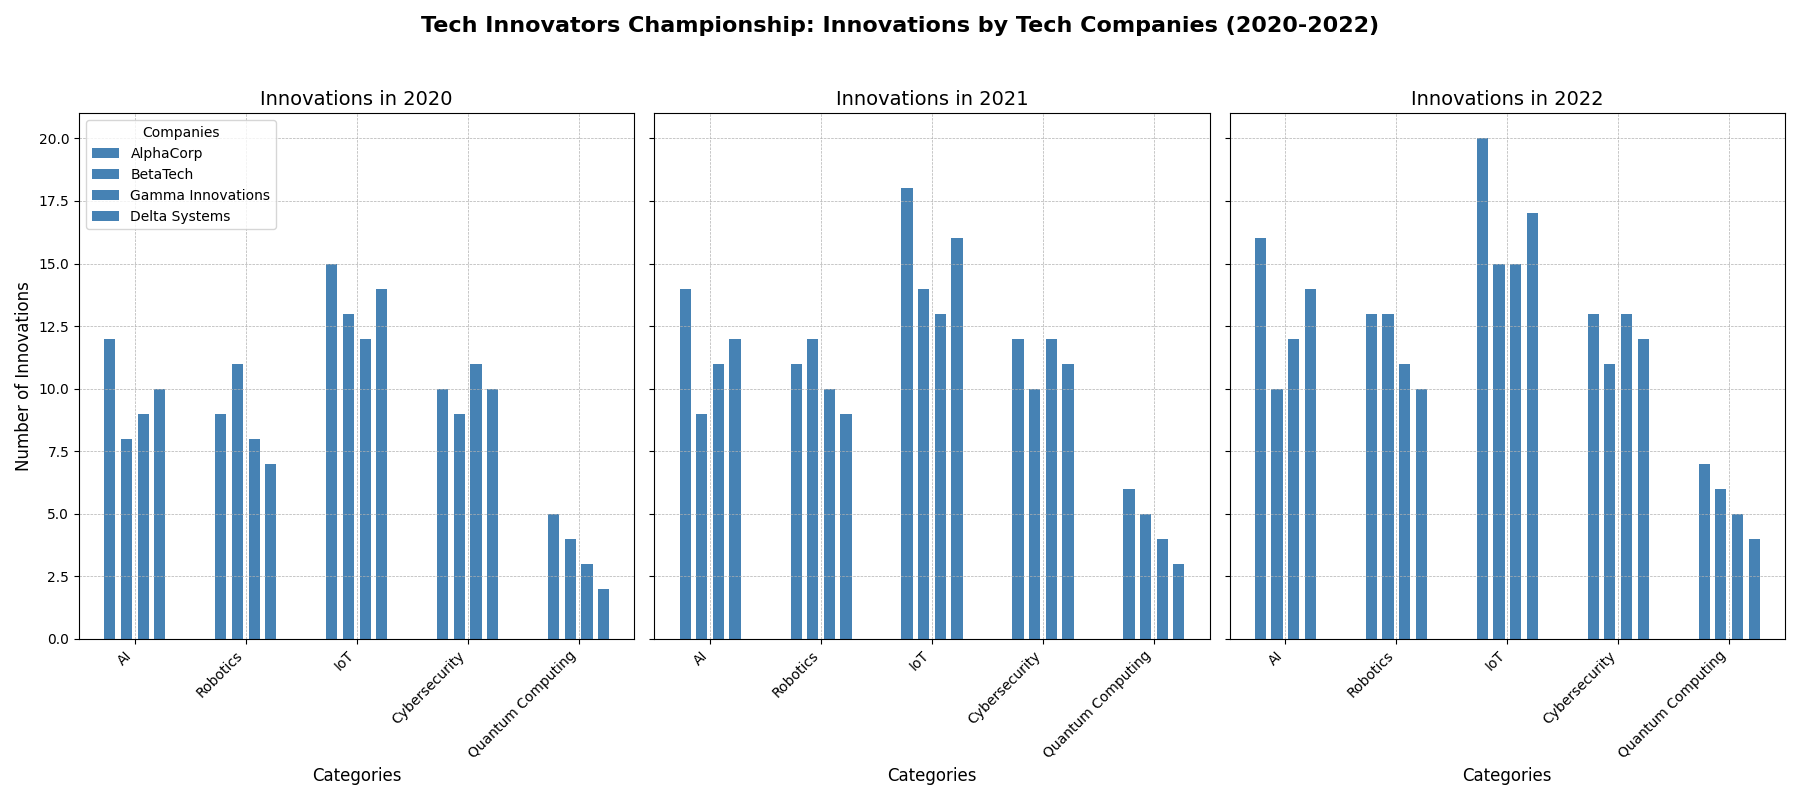

This figure's Python source:
import matplotlib.pyplot as plt
import numpy as np

# Define the data for the chart
companies = ['AlphaCorp', 'BetaTech', 'Gamma Innovations', 'Delta Systems']
years = ['2020', '2021', '2022']
categories = ['AI', 'Robotics', 'IoT', 'Cybersecurity', 'Quantum Computing']

innovations = np.array([
    [12, 9, 15, 10, 5],    # AlphaCorp 2020
    [8, 11, 13, 9, 4],     # BetaTech 2020
    [9, 8, 12, 11, 3],     # Gamma Innovations 2020
    [10, 7, 14, 10, 2],    # Delta Systems 2020
    [14, 11, 18, 12, 6],   # AlphaCorp 2021
    [9, 12, 14, 10, 5],    # BetaTech 2021
    [11, 10, 13, 12, 4],   # Gamma Innovations 2021
    [12, 9, 16, 11, 3],    # Delta Systems 2021
    [16, 13, 20, 13, 7],   # AlphaCorp 2022
    [10, 13, 15, 11, 6],   # BetaTech 2022
    [12, 11, 15, 13, 5],   # Gamma Innovations 2022
    [14, 10, 17, 12, 4]    # Delta Systems 2022
])

# Create a figure for the bar charts
fig, axes = plt.subplots(1, 3, figsize=(18, 8), sharey=True)

# Use a single color for all data groups
single_color = '#4682B4'

# Plot each year's data
for i, ax in enumerate(axes):
    year_data = innovations[i * len(companies):(i + 1) * len(companies)]
    x = np.arange(len(categories))
    
    for j in range(len(companies)):
        ax.bar(x + j * 0.15, year_data[j], width=0.1, color=single_color, align='center', label=companies[j] if i == 0 else "")
    
    ax.set_title(f"Innovations in {years[i]}", fontsize=14)
    ax.set_xlabel("Categories", fontsize=12)
    ax.set_xticks(x + 0.225)
    ax.set_xticklabels(categories, rotation=45, ha='right')
    ax.grid(True, linestyle='--', linewidth=0.5)

axes[0].set_ylabel("Number of Innovations", fontsize=12)
axes[0].legend(loc='upper left', fontsize=10, title='Companies')

fig.suptitle("Tech Innovators Championship: Innovations by Tech Companies (2020-2022)", fontsize=16, fontweight='bold')
plt.tight_layout(rect=[0, 0, 1, 0.95])

plt.show()
